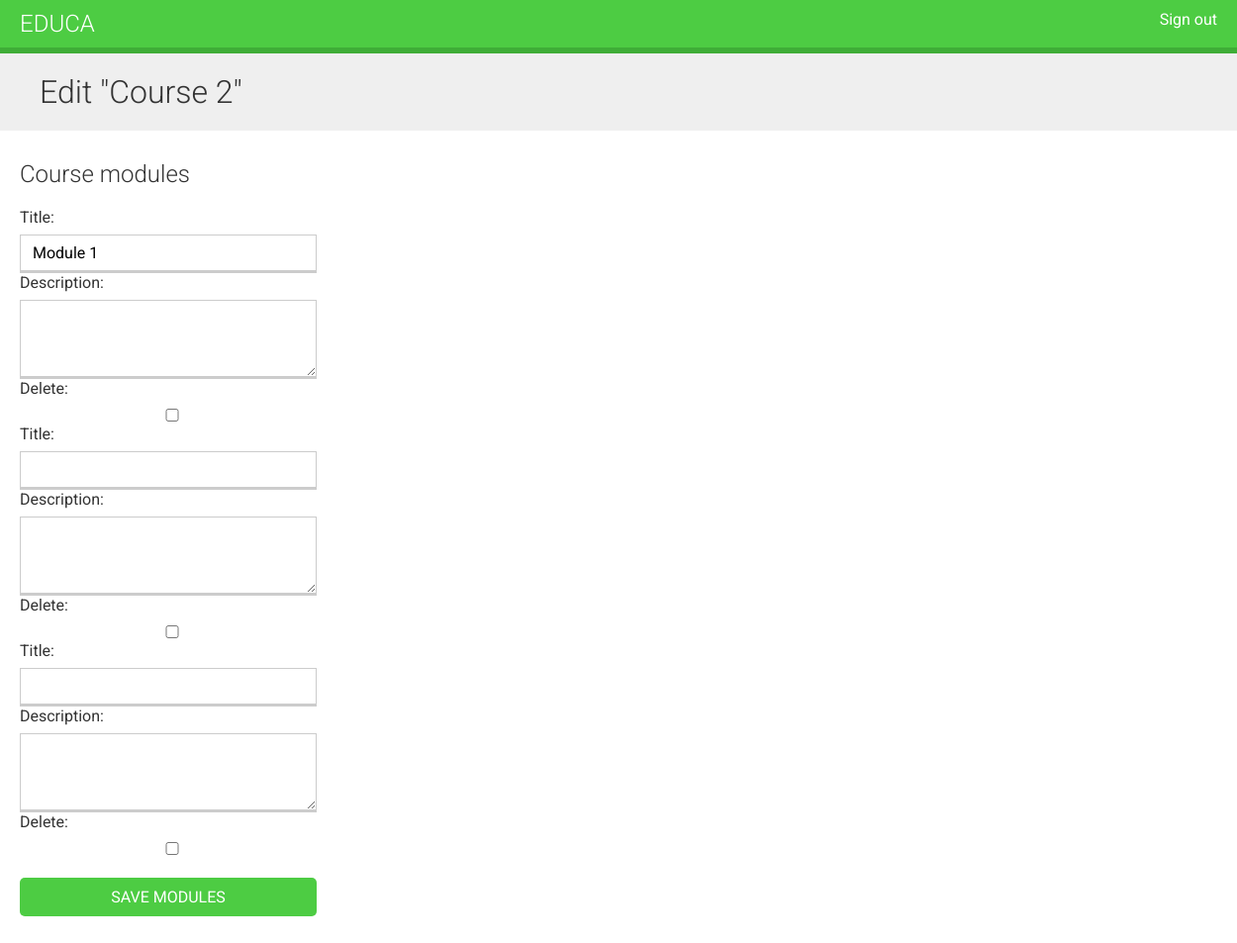
Page /course/2/module/ (signed in) on the earlier database version.
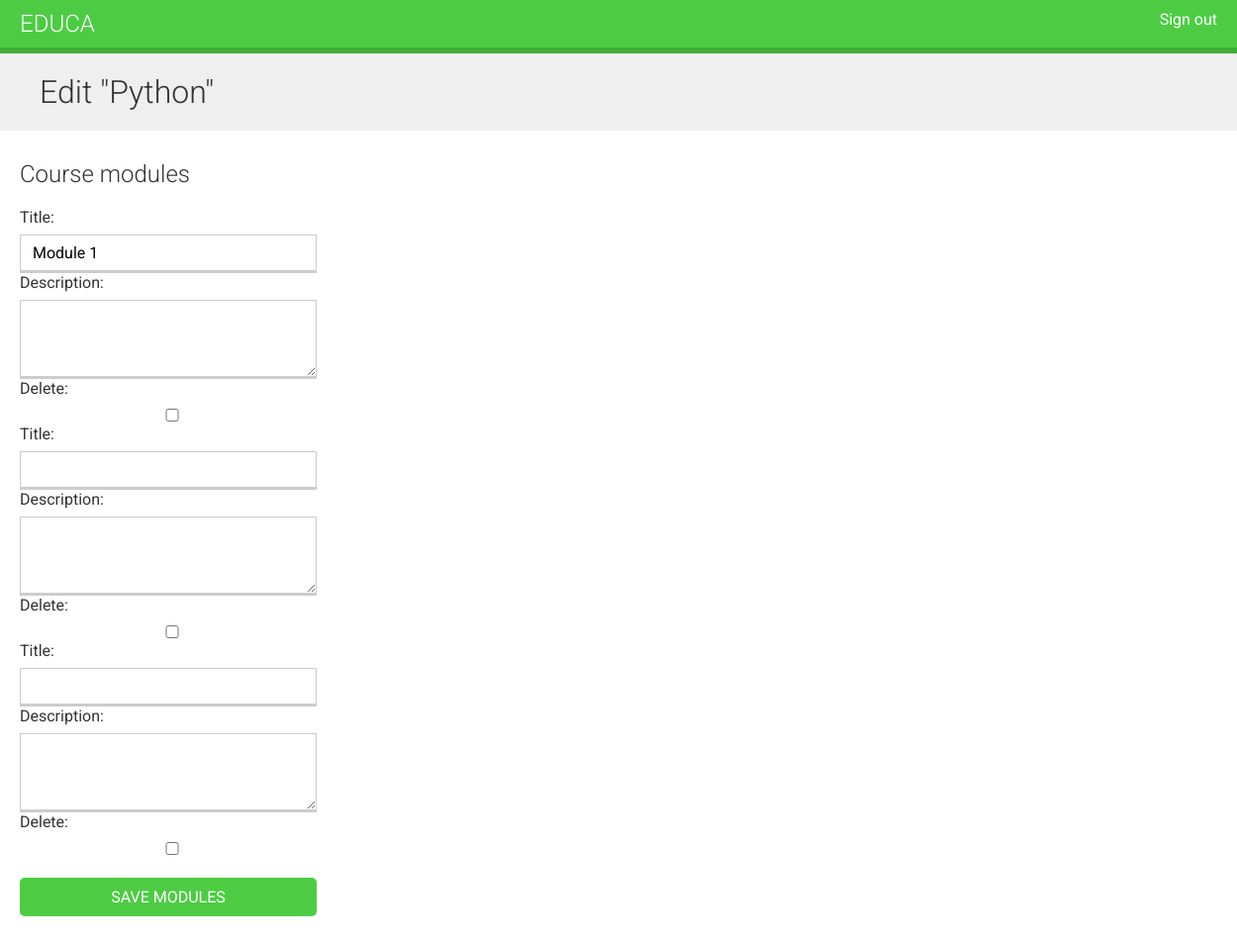
Same page on the later database version.
### courses/models.py (models this page shows, shortened)
class Course(models.Model):
    owner       = models.ForeignKey(User,
                            related_name='courses_created')
    subject     = models.ForeignKey(Subject,
                            related_name='courses')
    title       = models.CharField(max_length=200)
    slug        = models.SlugField(max_length=200, unique=True)
    overview    = models.TextField()
    created     = models.DateTimeField(auto_now_add=True)
    class Meta:
        ordering = ('-created', )

### courses/views.py (the view, shortened to what this page needs)
# urls.py: url(r'^(?P<pk>\d+)/module/$', views.CourseModuleUpdateView.as_view(), name='course-module-update'),
class CourseModuleUpdateView(TemplateResponseMixin, View):
    template_name = 'courses/manage/module/formset.html'
    course = None
    def get_formset(self, data=None):
        return ModuleFormset(instance=self.course, data=data)
    def dispatch(self, request, pk):
        self.course = get_object_or_404(
                                        Course,
                                        id=pk,
                                        owner=request.user)
        return super(CourseModuleUpdateView,
                        self).dispatch(request, pk)
    def get(self, request, *args, **kwargs):
        formset = self.get_formset()
        context = {'course': self.course, 'formset': formset}
        return self.render_to_response(context)

### courses/templates/courses/manage/module/formset.html (shortened to what this page needs)
{% extends "base.html" %}
{% block content %}
  <h1> Edit "{{ course.title }}" </h1>
  <div class="module">
    <h2>Course modules</h2>
    <form action="" method="post">
      {{ formset }}
      <input type="submit" class="button" value="Save modules">
    </form>
  </div>
{% endblock %}

Differences in the rows shown:
changed Course: title "Course 2" → "Python"
